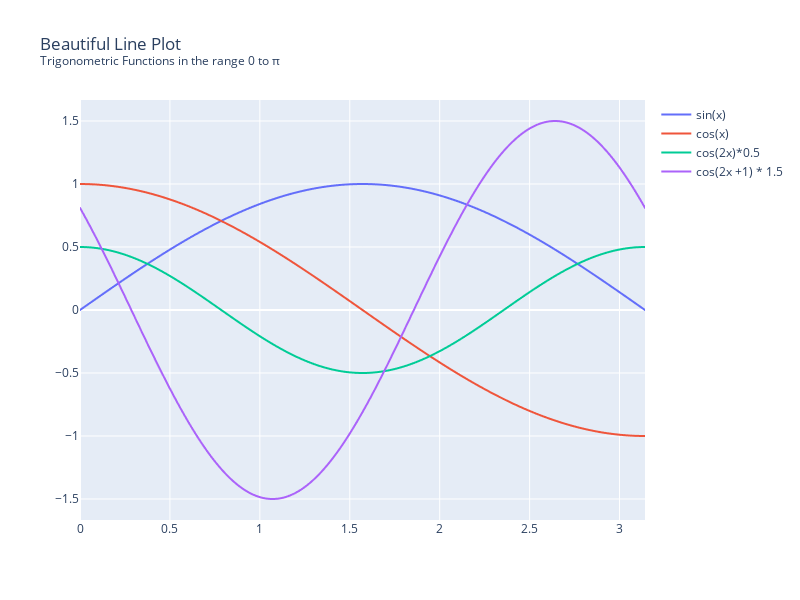

Notebook source saved alongside this figure:
### Code cell
import plotly.io as io  # Import plotly io so we can set the template
from  plotly_theme import generate_RichView_plotly_theme  # Import the richview theme
from plotly import graph_objs as go




import plotly.express as px  # Import plotly express

fig = px.line(df, title=f'{title}<br><sup>{subtitle}</sup>', width=width, height=height)  # Plot the data
fig.update_layout(legend_title_text='', xaxis_title='', yaxis_title='')
fig.show()

### Figure 1 — Plotly figure (JSON) as saved in the notebook; plotly's stock layout.template omitted (floating-point values rounded to 4 significant figures; data arrays with more than 128 entries replaced by an {"elided": "..."} marker saying what was removed)
{"data": [{"hovertemplate": "variable=sin(x)<br>x=%{x}<br>value=%{y}<extra></extra>", "legendgroup": "sin(x)", "line": {"color": "#636efa", "dash": "solid"}, "marker": {"symbol": "circle"}, "mode": "lines", "name": "sin(x)", "showlegend": true, "type": "scattergl", "x": {"elided": "1000 float values"}, "xaxis": "x", "y": {"elided": "1000 float values"}, "yaxis": "y"}, {"hovertemplate": "variable=cos(x)<br>x=%{x}<br>value=%{y}<extra></extra>", "legendgroup": "cos(x)", "line": {"color": "#EF553B", "dash": "solid"}, "marker": {"symbol": "circle"}, "mode": "lines", "name": "cos(x)", "showlegend": true, "type": "scattergl", "x": {"elided": "1000 float values"}, "xaxis": "x", "y": {"elided": "1000 float values"}, "yaxis": "y"}, {"hovertemplate": "variable=cos(2x)*0.5<br>x=%{x}<br>value=%{y}<extra></extra>", "legendgroup": "cos(2x)*0.5", "line": {"color": "#00cc96", "dash": "solid"}, "marker": {"symbol": "circle"}, "mode": "lines", "name": "cos(2x)*0.5", "showlegend": true, "type": "scattergl", "x": {"elided": "1000 float values"}, "xaxis": "x", "y": {"elided": "1000 float values"}, "yaxis": "y"}, {"hovertemplate": "variable=cos(2x +1) * 1.5<br>x=%{x}<br>value=%{y}<extra></extra>", "legendgroup": "cos(2x +1) * 1.5", "line": {"color": "#ab63fa", "dash": "solid"}, "marker": {"symbol": "circle"}, "mode": "lines", "name": "cos(2x +1) * 1.5", "showlegend": true, "type": "scattergl", "x": {"elided": "1000 float values"}, "xaxis": "x", "y": {"elided": "1000 float values"}, "yaxis": "y"}], "layout": {"height": 600, "legend": {"title": {"text": ""}, "tracegroupgap": 0}, "title": {"text": "Beautiful Line Plot<br><sup>Trigonometric Functions in the range 0 to π</sup>"}, "width": 800, "xaxis": {"anchor": "y", "domain": [0, 1], "title": {"text": ""}}, "yaxis": {"anchor": "x", "domain": [0, 1], "title": {"text": ""}}}}
